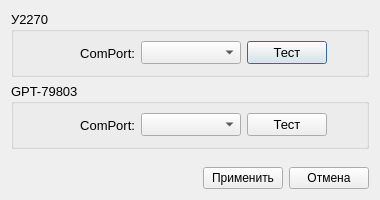
<?xml version="1.0" encoding="UTF-8"?>
<ui version="4.0">
 <class>SerialPortWindow</class>
 <widget class="QDialog" name="SerialPortWindow">
  <property name="geometry">
   <rect>
    <x>0</x>
    <y>0</y>
    <width>380</width>
    <height>200</height>
   </rect>
  </property>
  <property name="sizePolicy">
   <sizepolicy hsizetype="Fixed" vsizetype="Fixed">
    <horstretch>0</horstretch>
    <verstretch>0</verstretch>
   </sizepolicy>
  </property>
  <property name="maximumSize">
   <size>
    <width>380</width>
    <height>200</height>
   </size>
  </property>
  <property name="windowTitle">
   <string>Настройки подключения</string>
  </property>
  <property name="styleSheet">
   <string notr="true"/>
  </property>
  <layout class="QGridLayout" name="gridLayout_3">
   <item row="0" column="0" colspan="3">
    <widget class="QGroupBox" name="groupBox">
     <property name="font">
      <font>
       <pointsize>10</pointsize>
      </font>
     </property>
     <property name="title">
      <string>У2270</string>
     </property>
     <property name="flat">
      <bool>false</bool>
     </property>
     <layout class="QGridLayout" name="gridLayout">
      <item row="0" column="0">
       <widget class="QLabel" name="label">
        <property name="text">
         <string>ComPort:</string>
        </property>
        <property name="alignment">
         <set>Qt::AlignRight|Qt::AlignTrailing|Qt::AlignVCenter</set>
        </property>
       </widget>
      </item>
      <item row="0" column="1">
       <widget class="QComboBox" name="comBox_Serial_U2270">
        <property name="sizePolicy">
         <sizepolicy hsizetype="Fixed" vsizetype="Fixed">
          <horstretch>0</horstretch>
          <verstretch>0</verstretch>
         </sizepolicy>
        </property>
        <property name="minimumSize">
         <size>
          <width>100</width>
          <height>0</height>
         </size>
        </property>
       </widget>
      </item>
      <item row="0" column="2">
       <widget class="QPushButton" name="pBtn_Serial_U2270_Test">
        <property name="sizePolicy">
         <sizepolicy hsizetype="Fixed" vsizetype="Fixed">
          <horstretch>0</horstretch>
          <verstretch>0</verstretch>
         </sizepolicy>
        </property>
        <property name="text">
         <string>Тест</string>
        </property>
       </widget>
      </item>
      <item row="0" column="3">
       <widget class="QLabel" name="label_2">
        <property name="sizePolicy">
         <sizepolicy hsizetype="Fixed" vsizetype="Fixed">
          <horstretch>0</horstretch>
          <verstretch>0</verstretch>
         </sizepolicy>
        </property>
        <property name="minimumSize">
         <size>
          <width>24</width>
          <height>24</height>
         </size>
        </property>
        <property name="maximumSize">
         <size>
          <width>24</width>
          <height>24</height>
         </size>
        </property>
        <property name="text">
         <string/>
        </property>
        <property name="pixmap">
         <pixmap resource="resource.qrc">:/img/img/CircleRed.png</pixmap>
        </property>
        <property name="scaledContents">
         <bool>true</bool>
        </property>
        <property name="alignment">
         <set>Qt::AlignCenter</set>
        </property>
       </widget>
      </item>
     </layout>
    </widget>
   </item>
   <item row="1" column="0" colspan="3">
    <widget class="QGroupBox" name="groupBox_2">
     <property name="font">
      <font>
       <pointsize>10</pointsize>
      </font>
     </property>
     <property name="title">
      <string>GPT-79803</string>
     </property>
     <property name="flat">
      <bool>false</bool>
     </property>
     <layout class="QGridLayout" name="gridLayout_2">
      <item row="0" column="0">
       <widget class="QLabel" name="label_3">
        <property name="text">
         <string>ComPort:</string>
        </property>
        <property name="alignment">
         <set>Qt::AlignRight|Qt::AlignTrailing|Qt::AlignVCenter</set>
        </property>
       </widget>
      </item>
      <item row="0" column="1">
       <widget class="QComboBox" name="comBox_Serial_Tester">
        <property name="sizePolicy">
         <sizepolicy hsizetype="Fixed" vsizetype="Fixed">
          <horstretch>0</horstretch>
          <verstretch>0</verstretch>
         </sizepolicy>
        </property>
        <property name="minimumSize">
         <size>
          <width>100</width>
          <height>0</height>
         </size>
        </property>
       </widget>
      </item>
      <item row="0" column="2">
       <widget class="QPushButton" name="pBtn_Serial_Tester_Test">
        <property name="sizePolicy">
         <sizepolicy hsizetype="Fixed" vsizetype="Fixed">
          <horstretch>0</horstretch>
          <verstretch>0</verstretch>
         </sizepolicy>
        </property>
        <property name="text">
         <string>Тест</string>
        </property>
       </widget>
      </item>
      <item row="0" column="3">
       <widget class="QLabel" name="label_4">
        <property name="sizePolicy">
         <sizepolicy hsizetype="Fixed" vsizetype="Fixed">
          <horstretch>0</horstretch>
          <verstretch>0</verstretch>
         </sizepolicy>
        </property>
        <property name="minimumSize">
         <size>
          <width>24</width>
          <height>24</height>
         </size>
        </property>
        <property name="maximumSize">
         <size>
          <width>24</width>
          <height>24</height>
         </size>
        </property>
        <property name="text">
         <string/>
        </property>
        <property name="pixmap">
         <pixmap resource="resource.qrc">:/img/img/CircleRed.png</pixmap>
        </property>
        <property name="scaledContents">
         <bool>true</bool>
        </property>
        <property name="alignment">
         <set>Qt::AlignCenter</set>
        </property>
       </widget>
      </item>
     </layout>
    </widget>
   </item>
   <item row="2" column="1">
    <spacer name="verticalSpacer">
     <property name="orientation">
      <enum>Qt::Vertical</enum>
     </property>
     <property name="sizeHint" stdset="0">
      <size>
       <width>20</width>
       <height>18</height>
      </size>
     </property>
    </spacer>
   </item>
   <item row="3" column="0">
    <spacer name="horizontalSpacer">
     <property name="orientation">
      <enum>Qt::Horizontal</enum>
     </property>
     <property name="sizeHint" stdset="0">
      <size>
       <width>197</width>
       <height>20</height>
      </size>
     </property>
    </spacer>
   </item>
   <item row="3" column="1">
    <widget class="QPushButton" name="pushButton_4">
     <property name="text">
      <string>Применить</string>
     </property>
    </widget>
   </item>
   <item row="3" column="2">
    <widget class="QPushButton" name="pushButton_3">
     <property name="text">
      <string>Отмена</string>
     </property>
    </widget>
   </item>
  </layout>
 </widget>
 <resources>
  <include location="resource.qrc"/>
 </resources>
 <connections/>
</ui>
